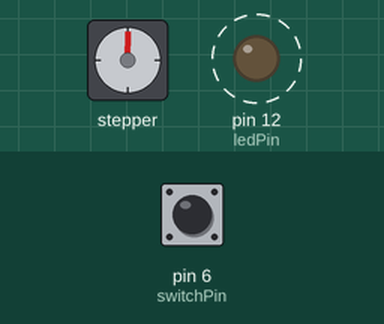
Recording of a program running on a simulated Arduino Nano, built with avr-gcc and run on an emulated ATmega328P. Shown: stepper motor, output pins drawn as LEDs (lit = HIGH). Dashed ring = blinking. Inputs (shaded band) come from the test bench; at power-on: pin 6 (switchPin) HIGH. Stepper angles assume 4096 steps per turn.

Above: at 1.08 s.
1.3 s: pin 6 (switchPin) pulled LOW for 1 s
At 2.93 s:
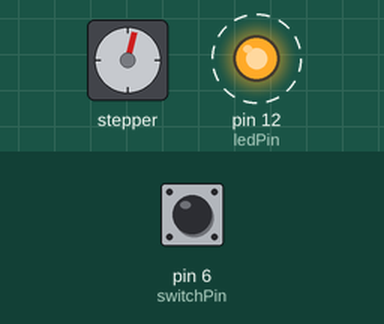
5.2 s: pin 6 (switchPin) pulled LOW for 0.15 s
At 6.94 s:
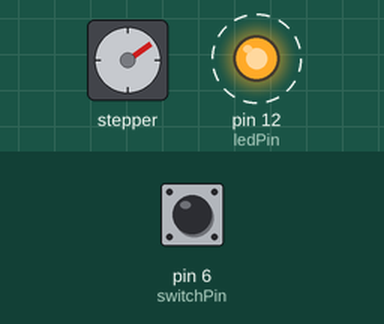
8.2 s: pin 6 (switchPin) pulled LOW for 0.15 s
At 8.95 s:
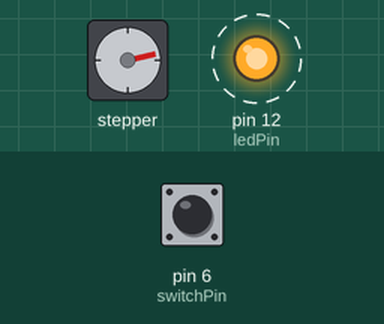
11.2 s: pin 6 (switchPin) pulled LOW for 3.2 s
At 13.55 s:
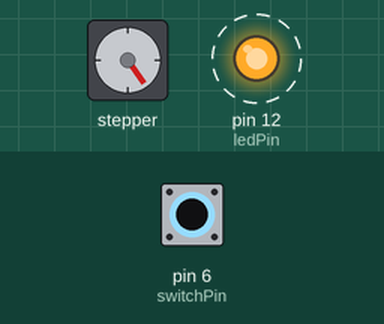
15.9 s: pin 6 (switchPin) pulled LOW for 0.15 s
21.9 s: pin 6 (switchPin) pulled LOW for 1 s
Timing chart, 0 to 38.7 s (numbered marks = the images above; inputs shaded):
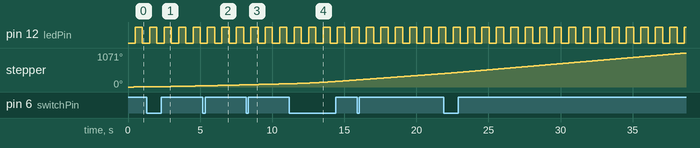

Measured:
- by itself, pin 12 (ledPin): alternates HIGH for 0.50 s and LOW for 0.50 s

The program:

main.cpp
```cpp
#include <Arduino.h>
#include <AccelStepper.h>

#define HALFSTEP 8

#define motorPin1  8     // IN1 on ULN2003 ==> Blue   on 28BYJ-48
#define motorPin2  9     // IN2 on ULN2004 ==> Pink   on 28BYJ-48
#define motorPin3  10     // IN3 on ULN2003 ==> Yellow on 28BYJ-48
#define motorPin4  11    // IN4 on ULN2003 ==> Orange on 28BYJ-48
#define ledPin     12
#define switchPin  6

double lastMillis = 0;
int INTERVAL = 500;
bool goingUp = 1;
float speed = 30;
int maxspeed = 1000;

AccelStepper stepper1(HALFSTEP, motorPin1, motorPin3, motorPin2, motorPin4);

void setup()
{
  pinMode(ledPin,OUTPUT);
  pinMode(switchPin,INPUT_PULLUP);
  stepper1.setMaxSpeed(maxspeed);
  stepper1.setSpeed(speed);
}

void loop()
{
    if(!digitalRead(switchPin)){
      if(goingUp){
        speed += 0.01;
      }
      else{
        speed -= 0.01;
      }
    }
    if(speed>maxspeed){
      goingUp = false;
    }
    if (speed<30){
      goingUp = true;
    }
    stepper1.setSpeed(speed);
    stepper1.runSpeed();
    if((millis() -lastMillis) > INTERVAL){
      digitalWrite(ledPin,!digitalRead(ledPin));
      lastMillis = millis();
    }

}
```
